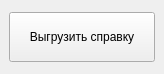
<?xml version="1.0" encoding="UTF-8"?>
<ui version="4.0">
 <class>InfoDockWidgetBase</class>
 <widget class="QDockWidget" name="InfoDockWidgetBase">
  <property name="geometry">
   <rect>
    <x>0</x>
    <y>0</y>
    <width>164</width>
    <height>74</height>
   </rect>
  </property>
  <property name="windowTitle">
   <string>ISOGD</string>
  </property>
  <widget class="QWidget" name="dockWidgetContents">
   <layout class="QGridLayout" name="gridLayout">
    <item row="2" column="0">
     <widget class="QPushButton" name="pushButton">
      <property name="maximumSize">
       <size>
        <width>150</width>
        <height>50</height>
       </size>
      </property>
      <property name="text">
       <string>Выгрузить справку</string>
      </property>
     </widget>
    </item>
   </layout>
  </widget>
 </widget>
 <resources/>
 <connections/>
</ui>
